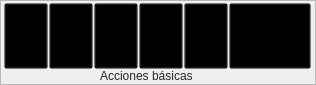
       <widget class="QFrame" name="frame_56">
        <property name="geometry">
         <rect>
          <x>215</x>
          <y>0</y>
          <width>316</width>
          <height>85</height>
         </rect>
        </property>
        <property name="styleSheet">
         <string notr="true">QFrame#frame_56{
	background-color: qlineargradient(spread:pad, x1:0.506, y1:1, x2:0.499955, y2:0.636, stop:0 rgba(165, 165, 165, 255), stop:1 rgba(201, 201, 201, 255));
	border-bottom: 1px solid rgb(112, 112, 112);
	border-right: 1px solid qlineargradient(spread:pad, x1:0.494318, y1:1, x2:0.506, y2:0, stop:0 rgba(112, 112, 112, 255), stop:1 rgba(184, 184, 184, 255))
}</string>
        </property>
        <property name="frameShape">
         <enum>QFrame::StyledPanel</enum>
        </property>
        <property name="frameShadow">
         <enum>QFrame::Raised</enum>
        </property>
        <widget class="QLabel" name="label_17">
         <property name="geometry">
          <rect>
           <x>100</x>
           <y>68</y>
           <width>101</width>
           <height>16</height>
          </rect>
         </property>
         <property name="styleSheet">
          <string notr="true">QLabel{
	background-color: transparent;
	color: rgb(36, 36, 36)
}</string>
         </property>
         <property name="text">
          <string>Acciones básicas</string>
         </property>
        </widget>
        <widget class="QFrame" name="frame_37">
         <property name="geometry">
          <rect>
           <x>4</x>
           <y>3</y>
           <width>44</width>
           <height>66</height>
          </rect>
         </property>
         <property name="styleSheet">
          <string notr="true">QFrame{
	background-color: transparent;
}

QToolButton{
	background-color: transparent;
	}

QToolButton:hover{
	background-color: qlineargradient(spread:reflect, x1:0.455273, y1:1, x2:0.460273, y2:0, stop:0 rgba(253, 247, 225, 255), stop:0.301136 rgba(252, 228, 137, 255), stop:0.829545 rgba(253, 235, 168, 255), stop:1 rgba(253, 238, 177, 255));
	border-top: 2px solid qlineargradient(spread:pad, x1:0.465909, y1:0, x2:0.465909, y2:1, stop:0 rgba(241, 202, 88, 255), stop:1 rgba(253, 249, 232, 255));
	border-right: 2px solid qlineargradient(spread:pad, x1:0.994318, y1:0.568, x2:0, y2:0.568, stop:0 rgba(241, 204, 84, 255), stop:1 rgba(253, 246, 221, 255));
	border-bottom: 2px solid qlineargradient(spread:pad, x1:0.471, y1:1, x2:0.494, y2:0, stop:0 rgba(244, 213, 73, 255), stop:1 rgba(253, 253, 235, 255));
	border-left: 2px solid qlineargradient(spread:pad, x1:0, y1:0.642, x2:1, y2:0.659, stop:0 rgba(242, 205, 83, 255), stop:1 rgba(253, 246, 223, 255));
	border-radius: 1.5ex;
}

QToolButton:checked{
	background-color: qlineargradient(spread:pad, x1:0.483, y1:1, x2:0.477, y2:0.426, stop:0 rgba(254, 226, 135, 255), stop:1 rgba(250, 214, 121, 255));
	border-top: 2px solid qlineargradient(spread:pad, x1:0.5, y1:0, x2:0.517, y2:1, stop:0 rgba(194, 118, 43, 255), stop:1 rgba(246, 200, 103, 255));
	border-right: 2px solid qlineargradient(spread:pad, x1:1, y1:0.557, x2:0, y2:0.563, stop:0 rgba(194, 128, 50, 255), stop:1 rgba(248, 208, 113, 255));
	border-bottom: 2px solid qlineargradient(spread:pad, x1:0.449, y1:1, x2:0.449, y2:0, stop:0 rgba(194, 158, 71, 255), stop:1 rgba(250, 215, 122, 255));
	border-left: 2px solid qlineargradient(spread:pad, x1:0, y1:0.545455, x2:1, y2:0.54, stop:0 rgba(194, 132, 53, 255), stop:1 rgba(248, 209, 114, 255));
	border-radius: 1.5ex;
}

</string>
         </property>
         <property name="frameShape">
          <enum>QFrame::StyledPanel</enum>
         </property>
         <property name="frameShadow">
          <enum>QFrame::Raised</enum>
         </property>
         <property name="checkable" stdset="0">
          <bool>false</bool>
         </property>
         <widget class="QToolButton" name="toolButton_13">
          <property name="geometry">
           <rect>
            <x>0</x>
            <y>0</y>
            <width>44</width>
            <height>66</height>
           </rect>
          </property>
          <property name="styleSheet">
           <string notr="true"/>
          </property>
          <property name="text">
           <string>Mover</string>
          </property>
          <property name="icon">
           <iconset resource="resources.qrc">
            <normaloff>:/Visor/assets/visor/arrow_select.png</normaloff>:/Visor/assets/visor/arrow_select.png</iconset>
          </property>
          <property name="iconSize">
           <size>
            <width>39</width>
            <height>39</height>
           </size>
          </property>
          <property name="toolButtonStyle">
           <enum>Qt::ToolButtonTextUnderIcon</enum>
          </property>
         </widget>
        </widget>
        <widget class="QFrame" name="frame_38">
         <property name="geometry">
          <rect>
           <x>49</x>
           <y>3</y>
           <width>44</width>
           <height>66</height>
          </rect>
         </property>
         <property name="styleSheet">
          <string notr="true">QFrame{
	background-color: transparent;
}

QToolButton{
	background-color: transparent;
	}

QToolButton:hover{
	background-color: qlineargradient(spread:reflect, x1:0.455273, y1:1, x2:0.460273, y2:0, stop:0 rgba(253, 247, 225, 255), stop:0.301136 rgba(252, 228, 137, 255), stop:0.829545 rgba(253, 235, 168, 255), stop:1 rgba(253, 238, 177, 255));
	border-top: 2px solid qlineargradient(spread:pad, x1:0.465909, y1:0, x2:0.465909, y2:1, stop:0 rgba(241, 202, 88, 255), stop:1 rgba(253, 249, 232, 255));
	border-right: 2px solid qlineargradient(spread:pad, x1:0.994318, y1:0.568, x2:0, y2:0.568, stop:0 rgba(241, 204, 84, 255), stop:1 rgba(253, 246, 221, 255));
	border-bottom: 2px solid qlineargradient(spread:pad, x1:0.471, y1:1, x2:0.494, y2:0, stop:0 rgba(244, 213, 73, 255), stop:1 rgba(253, 253, 235, 255));
	border-left: 2px solid qlineargradient(spread:pad, x1:0, y1:0.642, x2:1, y2:0.659, stop:0 rgba(242, 205, 83, 255), stop:1 rgba(253, 246, 223, 255));
	border-radius: 1.5ex;
}

QToolButton:checked{
	background-color: qlineargradient(spread:pad, x1:0.483, y1:1, x2:0.477, y2:0.426, stop:0 rgba(254, 226, 135, 255), stop:1 rgba(250, 214, 121, 255));
	border-top: 2px solid qlineargradient(spread:pad, x1:0.5, y1:0, x2:0.517, y2:1, stop:0 rgba(194, 118, 43, 255), stop:1 rgba(246, 200, 103, 255));
	border-right: 2px solid qlineargradient(spread:pad, x1:1, y1:0.557, x2:0, y2:0.563, stop:0 rgba(194, 128, 50, 255), stop:1 rgba(248, 208, 113, 255));
	border-bottom: 2px solid qlineargradient(spread:pad, x1:0.449, y1:1, x2:0.449, y2:0, stop:0 rgba(194, 158, 71, 255), stop:1 rgba(250, 215, 122, 255));
	border-left: 2px solid qlineargradient(spread:pad, x1:0, y1:0.545455, x2:1, y2:0.54, stop:0 rgba(194, 132, 53, 255), stop:1 rgba(248, 209, 114, 255));
	border-radius: 1.5ex;
}

</string>
         </property>
         <property name="frameShape">
          <enum>QFrame::StyledPanel</enum>
         </property>
         <property name="frameShadow">
          <enum>QFrame::Raised</enum>
         </property>
         <property name="checkable" stdset="0">
          <bool>false</bool>
         </property>
         <widget class="QToolButton" name="toolButton_15">
          <property name="geometry">
           <rect>
            <x>0</x>
            <y>0</y>
            <width>44</width>
            <height>66</height>
           </rect>
          </property>
          <property name="styleSheet">
           <string notr="true"/>
          </property>
          <property name="text">
           <string>Panear</string>
          </property>
          <property name="icon">
           <iconset resource="resources.qrc">
            <normaloff>:/Visor/assets/visor/Pane.png</normaloff>:/Visor/assets/visor/Pane.png</iconset>
          </property>
          <property name="iconSize">
           <size>
            <width>39</width>
            <height>39</height>
           </size>
          </property>
          <property name="toolButtonStyle">
           <enum>Qt::ToolButtonTextUnderIcon</enum>
          </property>
         </widget>
        </widget>
        <widget class="QFrame" name="frame_39">
         <property name="geometry">
          <rect>
           <x>94</x>
           <y>3</y>
           <width>44</width>
           <height>66</height>
          </rect>
         </property>
         <property name="styleSheet">
          <string notr="true">QFrame{
	background-color: transparent;
}

QToolButton{
	background-color: transparent;
	}

QToolButton:hover{
	background-color: qlineargradient(spread:reflect, x1:0.455273, y1:1, x2:0.460273, y2:0, stop:0 rgba(253, 247, 225, 255), stop:0.301136 rgba(252, 228, 137, 255), stop:0.829545 rgba(253, 235, 168, 255), stop:1 rgba(253, 238, 177, 255));
	border-top: 2px solid qlineargradient(spread:pad, x1:0.465909, y1:0, x2:0.465909, y2:1, stop:0 rgba(241, 202, 88, 255), stop:1 rgba(253, 249, 232, 255));
	border-right: 2px solid qlineargradient(spread:pad, x1:0.994318, y1:0.568, x2:0, y2:0.568, stop:0 rgba(241, 204, 84, 255), stop:1 rgba(253, 246, 221, 255));
	border-bottom: 2px solid qlineargradient(spread:pad, x1:0.471, y1:1, x2:0.494, y2:0, stop:0 rgba(244, 213, 73, 255), stop:1 rgba(253, 253, 235, 255));
	border-left: 2px solid qlineargradient(spread:pad, x1:0, y1:0.642, x2:1, y2:0.659, stop:0 rgba(242, 205, 83, 255), stop:1 rgba(253, 246, 223, 255));
	border-radius: 1.5ex;
}

QToolButton:checked{
	background-color: qlineargradient(spread:pad, x1:0.483, y1:1, x2:0.477, y2:0.426, stop:0 rgba(254, 226, 135, 255), stop:1 rgba(250, 214, 121, 255));
	border-top: 2px solid qlineargradient(spread:pad, x1:0.5, y1:0, x2:0.517, y2:1, stop:0 rgba(194, 118, 43, 255), stop:1 rgba(246, 200, 103, 255));
	border-right: 2px solid qlineargradient(spread:pad, x1:1, y1:0.557, x2:0, y2:0.563, stop:0 rgba(194, 128, 50, 255), stop:1 rgba(248, 208, 113, 255));
	border-bottom: 2px solid qlineargradient(spread:pad, x1:0.449, y1:1, x2:0.449, y2:0, stop:0 rgba(194, 158, 71, 255), stop:1 rgba(250, 215, 122, 255));
	border-left: 2px solid qlineargradient(spread:pad, x1:0, y1:0.545455, x2:1, y2:0.54, stop:0 rgba(194, 132, 53, 255), stop:1 rgba(248, 209, 114, 255));
	border-radius: 1.5ex;
}

</string>
         </property>
         <property name="frameShape">
          <enum>QFrame::StyledPanel</enum>
         </property>
         <property name="frameShadow">
          <enum>QFrame::Raised</enum>
         </property>
         <property name="checkable" stdset="0">
          <bool>false</bool>
         </property>
         <widget class="QToolButton" name="toolButton_16">
          <property name="geometry">
           <rect>
            <x>0</x>
            <y>0</y>
            <width>44</width>
            <height>66</height>
           </rect>
          </property>
          <property name="styleSheet">
           <string notr="true"/>
          </property>
          <property name="text">
           <string>Escalar</string>
          </property>
          <property name="icon">
           <iconset resource="resources.qrc">
            <normaloff>:/Visor/assets/visor/Zoom.png</normaloff>:/Visor/assets/visor/Zoom.png</iconset>
          </property>
          <property name="iconSize">
           <size>
            <width>39</width>
            <height>39</height>
           </size>
          </property>
          <property name="toolButtonStyle">
           <enum>Qt::ToolButtonTextUnderIcon</enum>
          </property>
         </widget>
        </widget>
        <widget class="QFrame" name="frame_40">
         <property name="geometry">
          <rect>
           <x>139</x>
           <y>3</y>
           <width>44</width>
           <height>66</height>
          </rect>
         </property>
         <property name="styleSheet">
          <string notr="true">QFrame{
	background-color: transparent;
}

QToolButton{
	background-color: transparent;
	}

QToolButton:hover{
	background-color: qlineargradient(spread:reflect, x1:0.455273, y1:1, x2:0.460273, y2:0, stop:0 rgba(253, 247, 225, 255), stop:0.301136 rgba(252, 228, 137, 255), stop:0.829545 rgba(253, 235, 168, 255), stop:1 rgba(253, 238, 177, 255));
	border-top: 2px solid qlineargradient(spread:pad, x1:0.465909, y1:0, x2:0.465909, y2:1, stop:0 rgba(241, 202, 88, 255), stop:1 rgba(253, 249, 232, 255));
	border-right: 2px solid qlineargradient(spread:pad, x1:0.994318, y1:0.568, x2:0, y2:0.568, stop:0 rgba(241, 204, 84, 255), stop:1 rgba(253, 246, 221, 255));
	border-bottom: 2px solid qlineargradient(spread:pad, x1:0.471, y1:1, x2:0.494, y2:0, stop:0 rgba(244, 213, 73, 255), stop:1 rgba(253, 253, 235, 255));
	border-left: 2px solid qlineargradient(spread:pad, x1:0, y1:0.642, x2:1, y2:0.659, stop:0 rgba(242, 205, 83, 255), stop:1 rgba(253, 246, 223, 255));
	border-radius: 1.5ex;
}

QToolButton:checked{
	background-color: qlineargradient(spread:pad, x1:0.483, y1:1, x2:0.477, y2:0.426, stop:0 rgba(254, 226, 135, 255), stop:1 rgba(250, 214, 121, 255));
	border-top: 2px solid qlineargradient(spread:pad, x1:0.5, y1:0, x2:0.517, y2:1, stop:0 rgba(194, 118, 43, 255), stop:1 rgba(246, 200, 103, 255));
	border-right: 2px solid qlineargradient(spread:pad, x1:1, y1:0.557, x2:0, y2:0.563, stop:0 rgba(194, 128, 50, 255), stop:1 rgba(248, 208, 113, 255));
	border-bottom: 2px solid qlineargradient(spread:pad, x1:0.449, y1:1, x2:0.449, y2:0, stop:0 rgba(194, 158, 71, 255), stop:1 rgba(250, 215, 122, 255));
	border-left: 2px solid qlineargradient(spread:pad, x1:0, y1:0.545455, x2:1, y2:0.54, stop:0 rgba(194, 132, 53, 255), stop:1 rgba(248, 209, 114, 255));
	border-radius: 1.5ex;
}

</string>
         </property>
         <property name="frameShape">
          <enum>QFrame::StyledPanel</enum>
         </property>
         <property name="frameShadow">
          <enum>QFrame::Raised</enum>
         </property>
         <property name="checkable" stdset="0">
          <bool>false</bool>
         </property>
         <widget class="QToolButton" name="toolButton_17">
          <property name="geometry">
           <rect>
            <x>0</x>
            <y>0</y>
            <width>44</width>
            <height>66</height>
           </rect>
          </property>
          <property name="styleSheet">
           <string notr="true"/>
          </property>
          <property name="text">
           <string>Centrar</string>
          </property>
          <property name="icon">
           <iconset resource="resources.qrc">
            <normaloff>:/Visor/assets/visor/sizeToFit.png</normaloff>:/Visor/assets/visor/sizeToFit.png</iconset>
          </property>
          <property name="iconSize">
           <size>
            <width>39</width>
            <height>39</height>
           </size>
          </property>
          <property name="toolButtonStyle">
           <enum>Qt::ToolButtonTextUnderIcon</enum>
          </property>
         </widget>
        </widget>
        <widget class="QFrame" name="frame_41">
         <property name="geometry">
          <rect>
           <x>184</x>
           <y>3</y>
           <width>44</width>
           <height>66</height>
          </rect>
         </property>
         <property name="styleSheet">
          <string notr="true">QFrame{
	background-color: transparent;
}

QToolButton{
	background-color: transparent;
	}

QToolButton:hover{
	background-color: qlineargradient(spread:reflect, x1:0.455273, y1:1, x2:0.460273, y2:0, stop:0 rgba(253, 247, 225, 255), stop:0.301136 rgba(252, 228, 137, 255), stop:0.829545 rgba(253, 235, 168, 255), stop:1 rgba(253, 238, 177, 255));
	border-top: 2px solid qlineargradient(spread:pad, x1:0.465909, y1:0, x2:0.465909, y2:1, stop:0 rgba(241, 202, 88, 255), stop:1 rgba(253, 249, 232, 255));
	border-right: 2px solid qlineargradient(spread:pad, x1:0.994318, y1:0.568, x2:0, y2:0.568, stop:0 rgba(241, 204, 84, 255), stop:1 rgba(253, 246, 221, 255));
	border-bottom: 2px solid qlineargradient(spread:pad, x1:0.471, y1:1, x2:0.494, y2:0, stop:0 rgba(244, 213, 73, 255), stop:1 rgba(253, 253, 235, 255));
	border-left: 2px solid qlineargradient(spread:pad, x1:0, y1:0.642, x2:1, y2:0.659, stop:0 rgba(242, 205, 83, 255), stop:1 rgba(253, 246, 223, 255));
	border-radius: 1.5ex;
}

QToolButton:checked{
	background-color: qlineargradient(spread:pad, x1:0.483, y1:1, x2:0.477, y2:0.426, stop:0 rgba(254, 226, 135, 255), stop:1 rgba(250, 214, 121, 255));
	border-top: 2px solid qlineargradient(spread:pad, x1:0.5, y1:0, x2:0.517, y2:1, stop:0 rgba(194, 118, 43, 255), stop:1 rgba(246, 200, 103, 255));
	border-right: 2px solid qlineargradient(spread:pad, x1:1, y1:0.557, x2:0, y2:0.563, stop:0 rgba(194, 128, 50, 255), stop:1 rgba(248, 208, 113, 255));
	border-bottom: 2px solid qlineargradient(spread:pad, x1:0.449, y1:1, x2:0.449, y2:0, stop:0 rgba(194, 158, 71, 255), stop:1 rgba(250, 215, 122, 255));
	border-left: 2px solid qlineargradient(spread:pad, x1:0, y1:0.545455, x2:1, y2:0.54, stop:0 rgba(194, 132, 53, 255), stop:1 rgba(248, 209, 114, 255));
	border-radius: 1.5ex;
}

</string>
         </property>
         <property name="frameShape">
          <enum>QFrame::StyledPanel</enum>
         </property>
         <property name="frameShadow">
          <enum>QFrame::Raised</enum>
         </property>
         <property name="checkable" stdset="0">
          <bool>false</bool>
         </property>
         <widget class="QToolButton" name="toolButton_18">
          <property name="geometry">
           <rect>
            <x>0</x>
            <y>0</y>
            <width>44</width>
            <height>66</height>
           </rect>
          </property>
          <property name="styleSheet">
           <string notr="true"/>
          </property>
          <property name="text">
           <string>Lupa</string>
          </property>
          <property name="icon">
           <iconset resource="resources.qrc">
            <normaloff>:/Visor/assets/visor/Magnify.png</normaloff>:/Visor/assets/visor/Magnify.png</iconset>
          </property>
          <property name="iconSize">
           <size>
            <width>39</width>
            <height>39</height>
           </size>
          </property>
          <property name="toolButtonStyle">
           <enum>Qt::ToolButtonTextUnderIcon</enum>
          </property>
         </widget>
        </widget>
        <widget class="QFrame" name="frame_42">
         <property name="geometry">
          <rect>
           <x>229</x>
           <y>3</y>
           <width>82</width>
           <height>66</height>
          </rect>
         </property>
         <property name="styleSheet">
          <string notr="true">QFrame{
	background-color: transparent;
}

QToolButton{
	background-color: transparent;
	}

QToolButton:hover{
	background-color: qlineargradient(spread:reflect, x1:0.455273, y1:1, x2:0.460273, y2:0, stop:0 rgba(253, 247, 225, 255), stop:0.301136 rgba(252, 228, 137, 255), stop:0.829545 rgba(253, 235, 168, 255), stop:1 rgba(253, 238, 177, 255));
	border-top: 2px solid qlineargradient(spread:pad, x1:0.465909, y1:0, x2:0.465909, y2:1, stop:0 rgba(241, 202, 88, 255), stop:1 rgba(253, 249, 232, 255));
	border-right: 2px solid qlineargradient(spread:pad, x1:0.994318, y1:0.568, x2:0, y2:0.568, stop:0 rgba(241, 204, 84, 255), stop:1 rgba(253, 246, 221, 255));
	border-bottom: 2px solid qlineargradient(spread:pad, x1:0.471, y1:1, x2:0.494, y2:0, stop:0 rgba(244, 213, 73, 255), stop:1 rgba(253, 253, 235, 255));
	border-left: 2px solid qlineargradient(spread:pad, x1:0, y1:0.642, x2:1, y2:0.659, stop:0 rgba(242, 205, 83, 255), stop:1 rgba(253, 246, 223, 255));
	border-radius: 1.5ex;
}

QToolButton:checked{
	background-color: qlineargradient(spread:pad, x1:0.483, y1:1, x2:0.477, y2:0.426, stop:0 rgba(254, 226, 135, 255), stop:1 rgba(250, 214, 121, 255));
	border-top: 2px solid qlineargradient(spread:pad, x1:0.5, y1:0, x2:0.517, y2:1, stop:0 rgba(194, 118, 43, 255), stop:1 rgba(246, 200, 103, 255));
	border-right: 2px solid qlineargradient(spread:pad, x1:1, y1:0.557, x2:0, y2:0.563, stop:0 rgba(194, 128, 50, 255), stop:1 rgba(248, 208, 113, 255));
	border-bottom: 2px solid qlineargradient(spread:pad, x1:0.449, y1:1, x2:0.449, y2:0, stop:0 rgba(194, 158, 71, 255), stop:1 rgba(250, 215, 122, 255));
	border-left: 2px solid qlineargradient(spread:pad, x1:0, y1:0.545455, x2:1, y2:0.54, stop:0 rgba(194, 132, 53, 255), stop:1 rgba(248, 209, 114, 255));
	border-radius: 1.5ex;
}

</string>
         </property>
         <property name="frameShape">
          <enum>QFrame::StyledPanel</enum>
         </property>
         <property name="frameShadow">
          <enum>QFrame::Raised</enum>
         </property>
         <property name="checkable" stdset="0">
          <bool>false</bool>
         </property>
         <widget class="QToolButton" name="toolButton_19">
          <property name="geometry">
           <rect>
            <x>0</x>
            <y>0</y>
            <width>82</width>
            <height>66</height>
           </rect>
          </property>
          <property name="styleSheet">
           <string notr="true"/>
          </property>
          <property name="text">
           <string>Mostrar/Ocultar
overlays</string>
          </property>
          <property name="icon">
           <iconset resource="resources.qrc">
            <normaloff>:/Visor/assets/visor/showOverlay.png</normaloff>:/Visor/assets/visor/showOverlay.png</iconset>
          </property>
          <property name="iconSize">
           <size>
            <width>39</width>
            <height>39</height>
           </size>
          </property>
          <property name="toolButtonStyle">
           <enum>Qt::ToolButtonTextUnderIcon</enum>
          </property>
         </widget>
        </widget>
       </widget>
